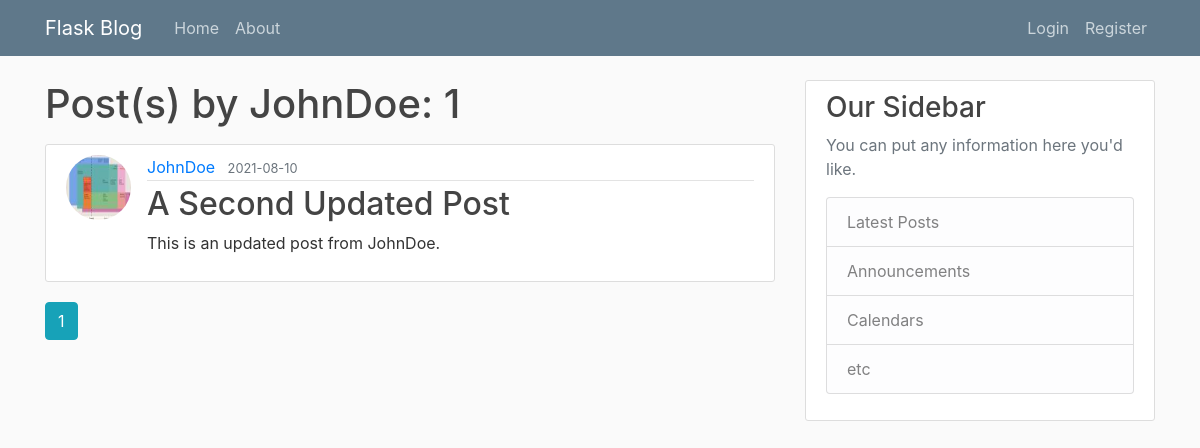
Page /user/JohnDoe on the earlier database version.
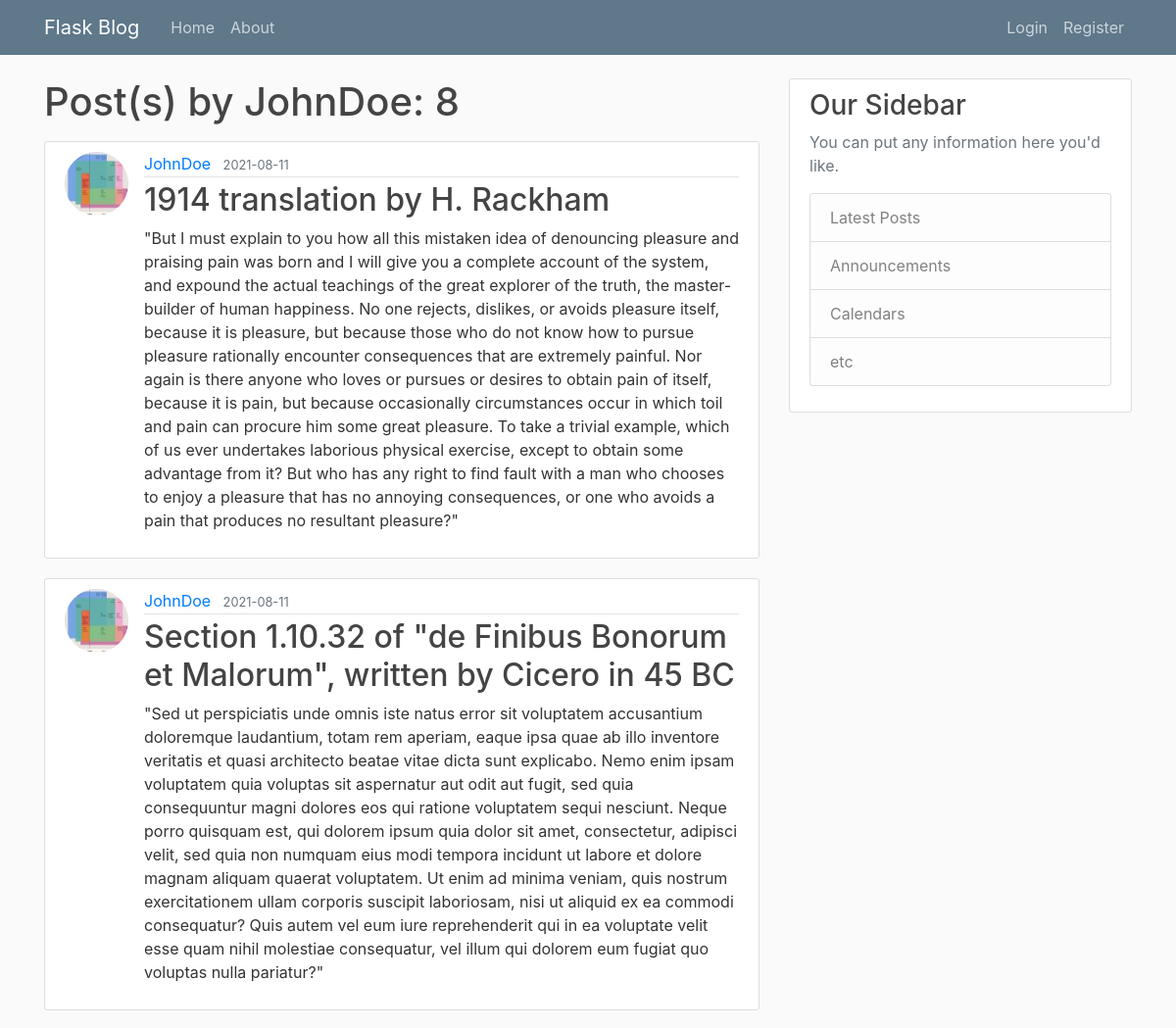
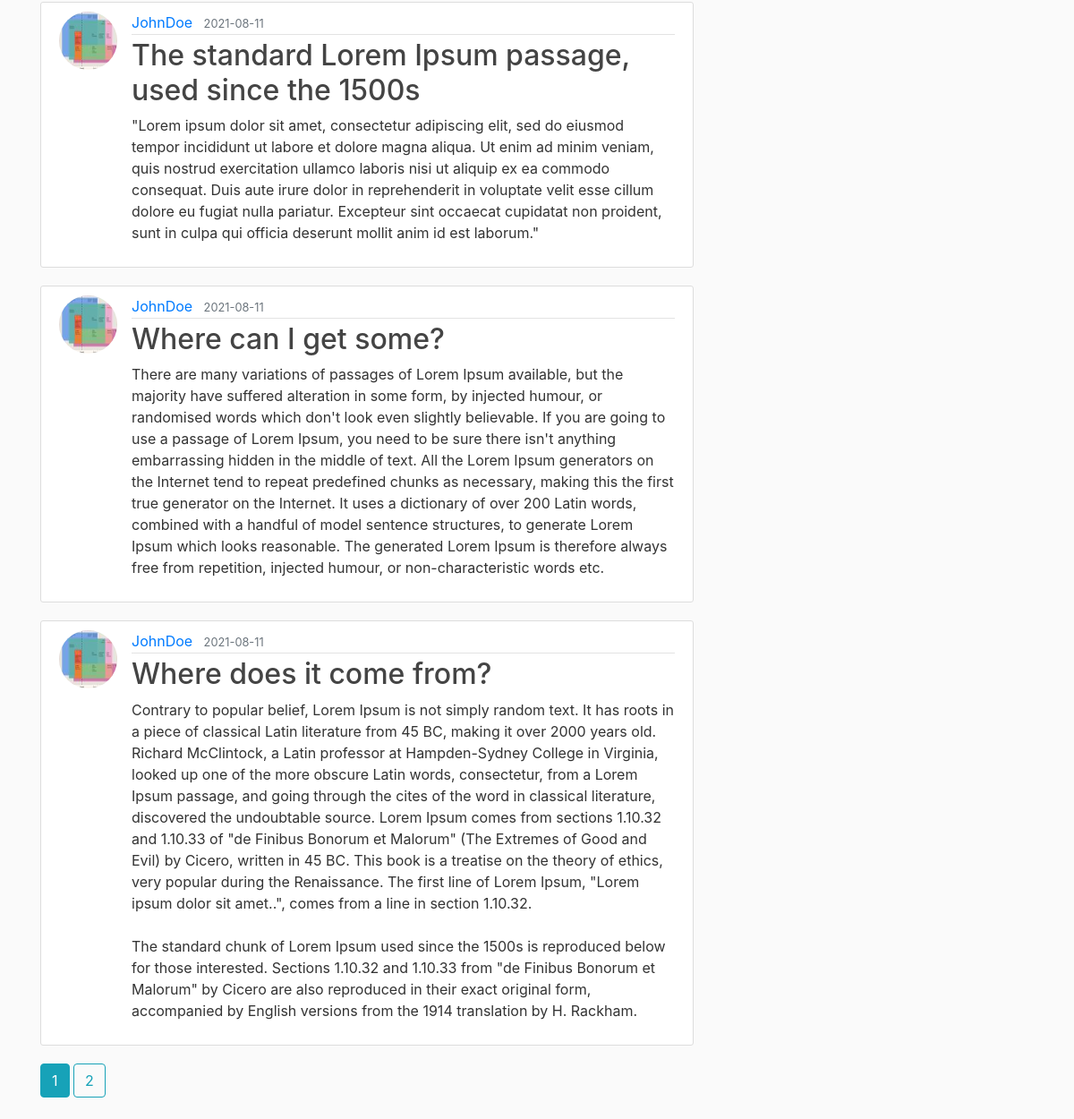
Same page on the later database version (2 pictures, top to bottom).
### flaskblog/models.py (models this page shows, shortened)
class User(db.Model, UserMixin):
    id = db.Column(db.Integer, primary_key=True)
    username = db.Column(db.String(20), unique=True, nullable=False)
    email = db.Column(db.String(120), unique=True, nullable=False)
    image_file = db.Column(db.String(20), nullable=False, default='default.jpg')
    password = db.Column(db.String(60), nullable=False)
    posts = db.relationship('Post', backref='author', lazy=True)

class Post(db.Model):
    id = db.Column(db.Integer, primary_key=True)
    title = db.Column(db.String(100), nullable=False)
    date_posted = db.Column(db.DateTime, nullable=False, default=datetime.utcnow)
    content = db.Column(db.Text, nullable=False)
    user_id = db.Column(db.Integer, db.ForeignKey('user.id'), nullable=False)

### flaskblog/routes.py (the view)
@app.route("/user/<string:username>")
def user_posts(username):
    page = request.args.get('page', 1, type=int)
    user = User.query.filter_by(username=username).first_or_404()
    posts = Post.query.filter_by(author=user).order_by(Post.date_posted.desc()).paginate(page=page, per_page=5)
    return render_template("user_posts.html", posts=posts, user=user)

### flaskblog/templates/user_posts.html
{% extends "layout.html" %}
{% block content %}
    <h1 class="mb-3">Post(s) by {{ user.username }}: {{ posts.total }}</h1>
    {% for post in posts.items %}
    <article class="media content-section">
        <img class="rounded-circle article-img" src="{{ url_for('static', filename='profile_pics/' + post.author.image_file) }}">
        <div class="media-body">
            <div class="article-metadata">
                <a href="{{ url_for('user_posts', username=post.author.username) }}" class="mr-2">{{ post.author.username }}</a>
                <small class="text-muted">{{ post.date_posted.strftime('%Y-%m-%d') }}</small>
            </div>
            <h2><a href="{{ url_for('post', post_id=post.id) }}" class="article-title">{{ post.title }}</a></h2>
            <p class="article-content">{{ post.content }}</p>
        </div>
    </article>
    {% endfor %}
    {% for page_num in posts.iter_pages(left_edge=1, right_edge=1, left_current=1, right_current=2) %}
        {% if page_num %}
            {% if posts.page == page_num %}
                <a class="btn btn-info mb-4" href="{{ url_for('user_posts', username=user.username, page=page_num) }}">{{ page_num }}</a>
            {% else %}
                <a class="btn btn-outline-info mb-4" href="{{ url_for('user_posts', username=user.username, page=page_num) }}">{{ page_num }}</a>
            {% endif %}
        {% else %}
            ...
        {% endif %}
    {% endfor %}
{% endblock %}

### flaskblog/templates/layout.html (shortened to what this page needs)
<!DOCTYPE html>
<html lang="en">
<head>
    <link rel="stylesheet" href="https://cdn.jsdelivr.net/npm/bootstrap@4.6.0/dist/css/bootstrap.min.css">
    <link rel="stylesheet" type="text/css" href="{{ url_for('static', filename='main.css') }}">
</head>
<body>
    <header class="site-header">
        <nav class="navbar navbar-expand-md navbar-dark bg-steel fixed-top">
            <div class="container">
                <a class="navbar-brand mr-4" href="/">Flask Blog</a>
                <div class="collapse navbar-collapse" id="navbarToggle">
                <div class="navbar-nav mr-auto">
                    <a class="nav-item nav-link" href="{{ url_for('home') }}">Home</a>
                    <a class="nav-item nav-link" href="{{ url_for('about') }}">About</a>
                </div>
                <div class="navbar-nav">
                    {% if current_user.is_authenticated %}
                        <a class="nav-item nav-link" href="{{ url_for('new_post') }}">New Post</a>
                        <a class="nav-item nav-link" href="{{ url_for('account') }}">Account</a>
                        <a class="nav-item nav-link" href="{{ url_for('logout') }}">Logout</a>
                    {% else %}
                        <a class="nav-item nav-link" href="{{ url_for('login') }}">Login</a>
                        <a class="nav-item nav-link" href="{{ url_for('register') }}">Register</a>
                    {% endif %}
                </div>
                </div>
            </div>
        </nav>
    </header>
    <main role="main" class="container">
        <div class="row">
            <div class="col-md-8">
                {% block content %}{% endblock %}
            </div>
            <div class="col-md-4">
                <div class="content-section">
                <h3>Our Sidebar</h3>
                <p class='text-muted'>You can put any information here you'd like.
                    <ul class="list-group">
                    <li class="list-group-item list-group-item-light">Latest Posts</li>
                    <li class="list-group-item list-group-item-light">Announcements</li>
                    <li class="list-group-item list-group-item-light">Calendars</li>
                    <li class="list-group-item list-group-item-light">etc</li>
                    </ul>
                </p>
                </div>
            </div>
        </div>
    </main>
</body>
</html>

### flaskblog/static/main.css (style rules this page uses)
body { background: #fafafa; color: #333333; margin-top: 5rem; }
h1, h2, h3, h4, h5, h6 { color: #444444; }
.bg-steel { background-color: #5f788a; }
.site-header .navbar-nav .nav-link { color: #cbd5db; }
.content-section { background: #ffffff; padding: 10px 20px; border: 1px solid #dddddd; border-radius: 3px; margin-bottom: 20px; }
.article-title { color: #444444; }
.article-content { white-space: pre-line; }
.article-img { height: 65px; width: 65px; margin-right: 16px; }
.article-metadata { padding-bottom: 1px; margin-bottom: 4px; border-bottom: 1px solid #e3e3e3 }

Differences in the rows shown:
no longer on this page (row unchanged): Post: image_file (picture), author.username "JohnDoe", date_posted "2021-08-10", title "A Second Updated Post", content "This is an updated post from JohnDoe."
added Post: image_file (picture), author.username "JohnDoe", date_posted "2021-08-11", title "1914 translation by H. Rackham", content "\"But I must explain to you how all this mistaken idea of denouncing pleasure and praising pain was born and I will give you a complete account of the system, and expound the actual teachings of the great explorer of the truth, the master-builder of human happiness. No one rejects, dislikes, or avoids pleasure itself, because it is pleasure, but because those who do not know how to pursue pleasure rationally encounter consequences that are extremely painful. Nor again is there anyone who loves or pursues or desires to obtain pain of itself, because it is pain, but because occasionally circumstances occur in which toil and pain can procure him some great pleasure. To take a trivial example,…"
added Post: image_file (picture), author.username "JohnDoe", date_posted "2021-08-11", title "Section 1.10.32 of \"de Finibus Bonorum et Malorum\", written by Cicero in 45 BC", content "\"Sed ut perspiciatis unde omnis iste natus error sit voluptatem accusantium doloremque laudantium, totam rem aperiam, eaque ipsa quae ab illo inventore veritatis et quasi architecto beatae vitae dicta sunt explicabo. Nemo enim ipsam voluptatem quia voluptas sit aspernatur aut odit aut fugit, sed quia consequuntur magni dolores eos qui ratione voluptatem sequi nesciunt. Neque porro quisquam est, qui dolorem ipsum quia dolor sit amet, consectetur, adipisci velit, sed quia non numquam eius modi tempora incidunt ut labore et dolore magnam aliquam quaerat voluptatem. Ut enim ad minima veniam, quis nostrum exercitationem ullam corporis suscipit laboriosam, nisi ut aliquid ex ea commodi…"
added Post: image_file (picture), author.username "JohnDoe", date_posted "2021-08-11", title "The standard Lorem Ipsum passage, used since the 1500s", content "\"Lorem ipsum dolor sit amet, consectetur adipiscing elit, sed do eiusmod tempor incididunt ut labore et dolore magna aliqua. Ut enim ad minim veniam, quis nostrud exercitation ullamco laboris nisi ut aliquip ex ea commodo consequat. Duis aute irure dolor in reprehenderit in voluptate velit esse cillum dolore eu fugiat nulla pariatur. Excepteur sint occaecat cupidatat non proident, sunt in culpa qui officia deserunt mollit anim id est laborum.\""
added Post: image_file (picture), author.username "JohnDoe", date_posted "2021-08-11", title "Where can I get some?", content "There are many variations of passages of Lorem Ipsum available, but the majority have suffered alteration in some form, by injected humour, or randomised words which don't look even slightly believable. If you are going to use a passage of Lorem Ipsum, you need to be sure there isn't anything embarrassing hidden in the middle of text. All the Lorem Ipsum generators on the Internet tend to repeat predefined chunks as necessary, making this the first true generator on the Internet. It uses a dictionary of over 200 Latin words, combined with a handful of model sentence structures, to generate Lorem Ipsum which looks reasonable. The generated Lorem Ipsum is therefore always free from…"
added Post: image_file (picture), author.username "JohnDoe", date_posted "2021-08-11", title "Where does it come from?", content "Contrary to popular belief, Lorem Ipsum is not simply random text. It has roots in a piece of classical Latin literature from 45 BC, making it over 2000 years old. Richard McClintock, a Latin professor at Hampden-Sydney College in Virginia, looked up one of the more obscure Latin words, consectetur, from a Lorem Ipsum passage, and going through the cites of the word in classical literature, discovered the undoubtable source. Lorem Ipsum comes from sections 1.10.32 and 1.10.33 of \"de Finibus Bonorum et Malorum\" (The Extremes of Good and Evil) by Cicero, written in 45 BC. This book is a treatise on the theory of ethics, very popular during the Renaissance. The first line of Lorem Ipsum,…"
Other differences:
{{ posts.total }}: "1" → "8"
new list line: "2"
